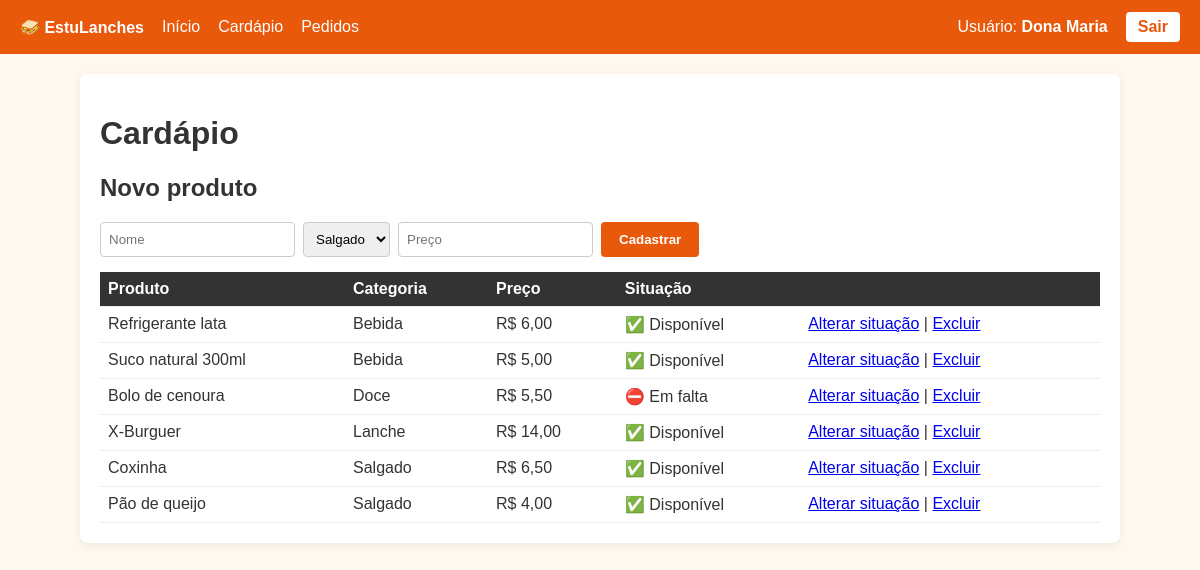
Screenshot of /cardapio.php (signed in) with the database file from the repository.
### tables this page shows
CREATE TABLE produtos (
    id_produto INT AUTO_INCREMENT PRIMARY KEY,
    nome       VARCHAR(100) NOT NULL,
    categoria  VARCHAR(50)  NOT NULL,
    preco      DECIMAL(8,2) NOT NULL,
    disponivel TINYINT(1)   NOT NULL DEFAULT 1
);

### app/funcoes.php (called while the page is built, shortened)
<?php
function formatar_moeda($valor): string
{
    return 'R$ ' . number_format((float) $valor, 2, ',', '.');
}
function listar_produtos(PDO $pdo, bool $so_disponiveis = false): array
{
    $sql = 'SELECT * FROM produtos';
    return $pdo->query($sql . ' ORDER BY categoria, nome')->fetchAll();
}

### public/cardapio.php (the view, shortened to what this page needs)
<?php
require __DIR__ . '/../app/sessao.php';
$produtos = listar_produtos($pdo);
?>
<!DOCTYPE html>
<html lang="pt-BR">
<head>
    <link rel="stylesheet" href="estilo.css">
</head>
<body>
<?php include __DIR__ . '/../app/menu.php'; ?>
<main>
    <h1>Cardápio</h1>
    <h2>Novo produto</h2>
    <form method="post" class="form">
        <input name="nome" placeholder="Nome" required>
        <select name="categoria">
            <option>Salgado</option><option>Lanche</option><option>Bebida</option><option>Doce</option>
        </select>
        <input name="preco" type="number" step="0.01" min="0.01" placeholder="Preço" required>
        <button type="submit">Cadastrar</button>
    </form>
    <table>
        <tr><th>Produto</th><th>Categoria</th><th>Preço</th><th>Situação</th><th></th></tr>
        <?php foreach ($produtos as $p): ?>
        <tr>
            <td><?= htmlspecialchars($p['nome']) ?></td>
            <td><?= htmlspecialchars($p['categoria']) ?></td>
            <td><?= formatar_moeda($p['preco']) ?></td>
            <td><?= $p['disponivel'] ? '✅ Disponível' : '⛔ Em falta' ?></td>
            <td>
                <a href="?alternar=<?= $p['id_produto'] ?>">Alterar situação</a> |
                <a href="?excluir=<?= $p['id_produto'] ?>" onclick="return confirm('Excluir?')">Excluir</a>
            </td>
        </tr>
        <?php endforeach; ?>
    </table>
</main>
</body>
</html>

### app/menu.php
<nav>
    <b>🥪 EstuLanches</b>
    <a href="painel.php">Início</a>
    <a href="cardapio.php">Cardápio</a>
    <a href="pedidos.php">Pedidos</a>
    <span>Usuário: <b><?= htmlspecialchars($_SESSION['nome']) ?></b></span>
    <a href="logout.php" class="sair">Sair</a>
</nav>

### public/estilo.css (style rules this page uses)
body { margin: 0; font-family: Arial, sans-serif; background: #fff8ef; color: #333; }
nav { background: #e8590c; padding: 12px 20px; display: flex; gap: 18px; align-items: center; flex-wrap: wrap; }
nav, nav a { color: #fff; text-decoration: none; }
nav span { margin-left: auto; }
nav .sair { background: #fff; color: #e8590c; padding: 6px 12px; border-radius: 4px; font-weight: bold; }
main { max-width: 1000px; margin: 20px auto; background: #fff; padding: 20px; border-radius: 8px; box-shadow: 0 2px 8px #0001; }
.form { display: flex; gap: 8px; flex-wrap: wrap; margin-bottom: 15px; }
input, select { padding: 8px; border: 1px solid #ccc; border-radius: 4px; }
button { padding: 9px 18px; background: #e8590c; color: #fff; border: none; border-radius: 4px; cursor: pointer; font-weight: bold; }
table { width: 100%; border-collapse: collapse; margin-top: 10px; }
th, td { padding: 8px; border-bottom: 1px solid #eee; text-align: left; }
th { background: #333; color: #fff; }

### rows the page displays
produtos: nome "Refrigerante lata", categoria "Bebida", preco "R$ 6,00", disponivel "✅ Disponível"
produtos: nome "Suco natural 300ml", categoria "Bebida", preco "R$ 5,00", disponivel "✅ Disponível"
produtos: nome "Bolo de cenoura", categoria "Doce", preco "R$ 5,50", disponivel "⛔ Em falta"
produtos: nome "X-Burguer", categoria "Lanche", preco "R$ 14,00", disponivel "✅ Disponível"
produtos: nome "Coxinha", categoria "Salgado", preco "R$ 6,50", disponivel "✅ Disponível"
produtos: nome "Pão de queijo", categoria "Salgado", preco "R$ 4,00", disponivel "✅ Disponível"

### other values shown
$_SESSION['nome'] "Dona Maria"
